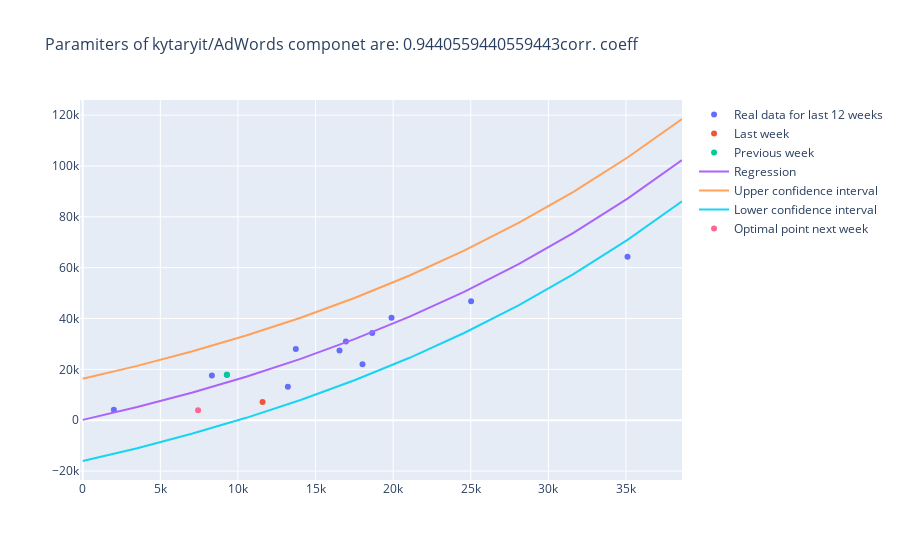

Source (notebook cell):
### Code cell
weeks = 12 # TODO It need to be get from statistics dictionary
import plotly.graph_objects as go
fig = go.Figure()
    # Add traces
#x=np.linspace(0, zzz_df.Max_week_invest.to_list()[0], num=100)
fig.add_trace( go.Scatter(x = (good_component_df.loc[component.value]['X']) ,
               y = (good_component_df.loc[component.value]['Y']),
               mode = 'markers',
               name = f'Real data for last {weeks} weeks'))

fig.add_trace( go.Scatter(x = [(good_component_df.loc[component.value]['Invest_last_week']).tolist()],
               y = [(good_component_df.loc[component.value]['Prof_last_week']).tolist()],
               mode='markers',
               name='Last week'))

fig.add_trace( go.Scatter(x = [(good_component_df.loc[component.value]['Invest_prev_week']).tolist()],
               y = [(good_component_df.loc[component.value]['Prof_prev_week']).tolist()],
               mode='markers',
               name='Previous week'))

try:
    fig.add_trace( go.Scatter(x = good_component_df.loc[component.value]['Regr_X'] ,
               y = good_component_df.loc[component.value]['Regt_Y'],
               mode='lines',
               name='Regression'))

    fig.add_trace( go.Scatter(x = list(good_component_df.loc[component.value]['Regr_X']),
               y = list(good_component_df.loc[component.value]['Up_line_Y']),
               mode='lines',
               name='Upper confidence interval'))
    
    fig.add_trace( go.Scatter(x = list(good_component_df.loc[component.value]['Regr_X']),
               y = list(good_component_df.loc[component.value]['Down_line_Y']),
               mode='lines',
               name='Lower confidence interval'))
    
    fig.add_trace( go.Scatter(x = [(good_component_df.loc[component.value]['opt_invest']).tolist()],
               y = [good_component_df.loc[component.value]['Prof_last_week'] + good_component_df.loc[component.value]['profit_change']],
               mode='markers',
               name='Optimal point next week'))
except:
    pass

fig.update_layout( title_text= f"Paramiters of {component_menu[component.value][0]} componet are: {good_component_df.loc[component.value]['Corr_coeff']}corr. coeff ", 
                  title_font=dict(size=16))
fig.show()

### Figure 1 — Plotly figure (JSON) as saved in the notebook; plotly's stock layout.template omitted (floating-point values rounded to 4 significant figures)
{"data": [{"mode": "markers", "name": "Real data for last 12 weeks", "type": "scatter", "x": [2005.0, 13220.0, 18020.0, 13730.0, 18650.0, 35100.0, 25020.0, 16540.0, 16950.0, 8321.0, 19890.0, 9286.0], "y": [4068.0, 13200.0, 21960.0, 27960.0, 34270.0, 64300.0, 46760.0, 27440.0, 30970.0, 17620.0, 40340.0, 17860.0]}, {"mode": "markers", "name": "Last week", "type": "scatter", "x": [11590.0], "y": [7202.0]}, {"mode": "markers", "name": "Previous week", "type": "scatter", "x": [9286.0], "y": [17860.0]}, {"mode": "lines", "name": "Regression", "type": "scatter", "x": [0, 3510.0, 7020.0, 10530.0, 14040.0, 17550.0, 21060.0, 24570.0, 28080.0, 31590.0, 35100.0, 38610.0], "y": [133.6, 5184.0, 10820.0, 17110.0, 24140.0, 31970.0, 40720.0, 50490.0, 61390.0, 73560.0, 87140.0, 102300.0]}, {"mode": "lines", "name": "Upper confidence interval", "type": "scatter", "x": [0, 3510.0, 7020.0, 10530.0, 14040.0, 17550.0, 21060.0, 24570.0, 28080.0, 31590.0, 35100.0, 38610.0], "y": [16310.0, 21370.0, 27000.0, 33290.0, 40320.0, 48160.0, 56910.0, 66670.0, 77570.0, 89740.0, 103300.0, 118500.0]}, {"mode": "lines", "name": "Lower confidence interval", "type": "scatter", "x": [0, 3510.0, 7020.0, 10530.0, 14040.0, 17550.0, 21060.0, 24570.0, 28080.0, 31590.0, 35100.0, 38610.0], "y": [-16050.0, -11000.0, -5360.0, 932.3, 7955.0, 15790.0, 24540.0, 34310.0, 45210.0, 57380.0, 70960.0, 86110.0]}, {"mode": "markers", "name": "Optimal point next week", "type": "scatter", "x": [7429.0], "y": [3917.0]}], "layout": {"title": {"font": {"size": 16}, "text": "Paramiters of kytaryit/AdWords componet are: 0.9440559440559443corr. coeff "}}}
